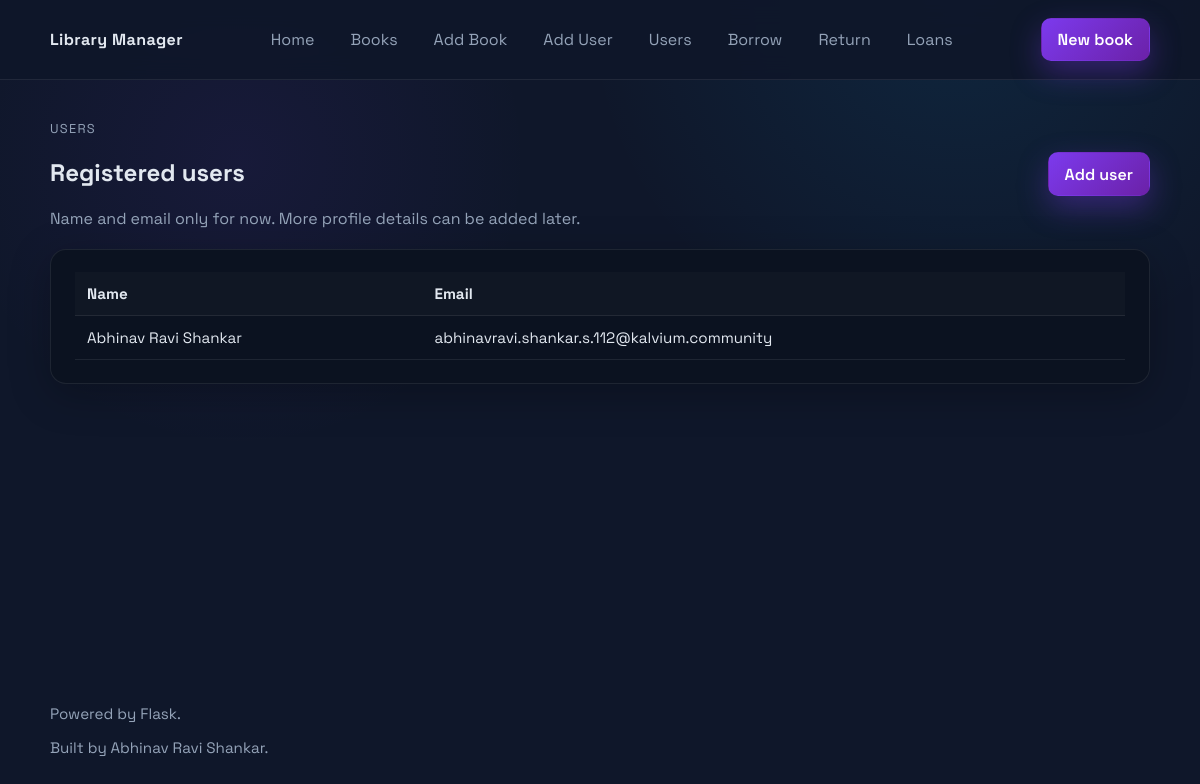
/users, run on an earlier commit of the app's database.
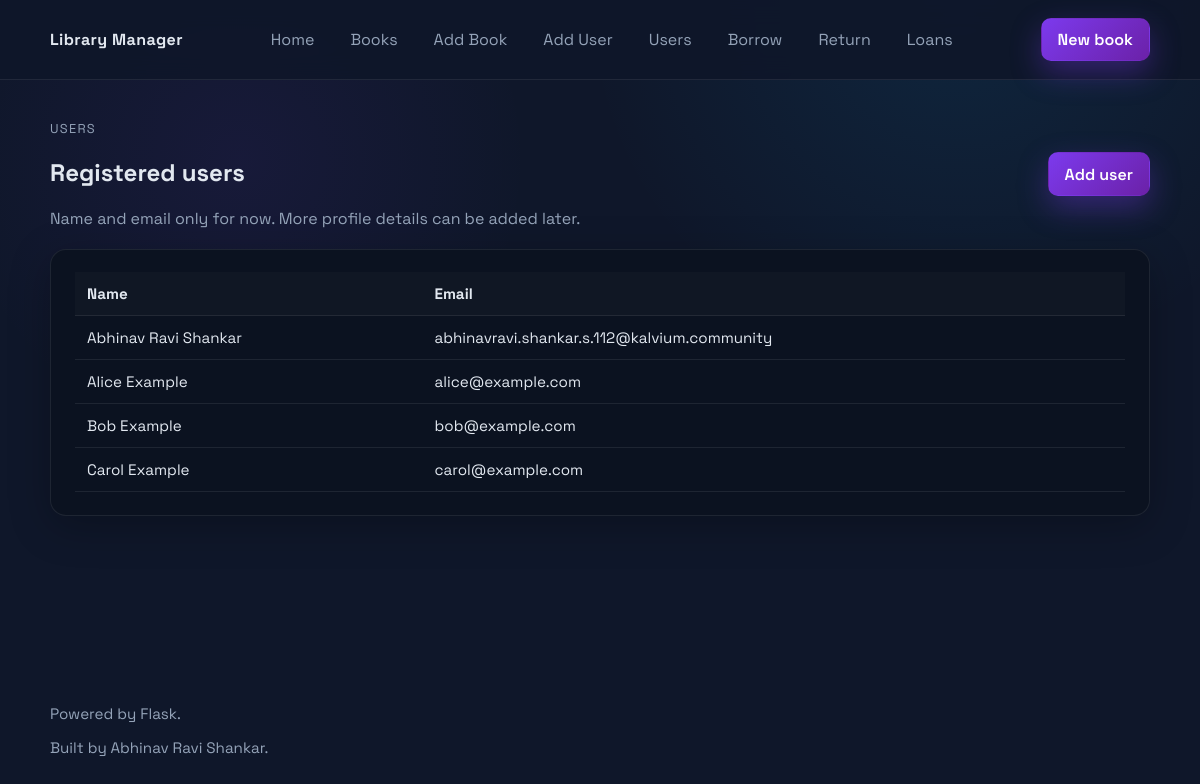
And on a later commit of the database.
### tables this page shows
CREATE TABLE users (
    id INTEGER PRIMARY KEY AUTOINCREMENT,
    name TEXT NOT NULL,
    email TEXT NOT NULL UNIQUE
);

### app.py (the view)
@app.route("/users")
def list_users():
    with get_db_connection() as conn:
        users = get_all_users(conn)
    return render_template("users.html", users=users)

### app.py (called while the page is built)
def get_db_connection():
    conn = sqlite3.connect(DB_PATH)
    conn.row_factory = sqlite3.Row
    return conn

def get_all_users(conn) -> list[sqlite3.Row]:
    return conn.execute(
        "SELECT id, name, email FROM users ORDER BY name COLLATE NOCASE ASC"
    ).fetchall()

### templates/users.html
{% extends "layout.html" %}
{% block content %}
<section class="page-heading">
    <div>
        <p class="eyebrow">Users</p>
        <h1>Registered users</h1>
        <p class="lede">Name and email only for now. More profile details can be added later.</p>
    </div>
    <a class="btn btn-primary" href="{{ url_for('add_user') }}">Add user</a>
</section>
<section class="card">
    {% if users %}
    <div class="table-wrap">
        <table class="data-table">
            <thead>
                <tr>
                    <th>Name</th>
                    <th>Email</th>
                </tr>
            </thead>
            <tbody>
                {% for user in users %}
                <tr>
                    <td>{{ user.name }}</td>
                    <td>{{ user.email }}</td>
                </tr>
                {% endfor %}
            </tbody>
        </table>
    </div>
    {% else %}
    <p class="muted">No users yet. <a href="{{ url_for('add_user') }}">Add one now</a>.</p>
    {% endif %}
</section>
{% endblock %}

What changed in the data, as far as the page shows it:
added users: name "Alice Example", email "alice@example.com"
added users: name "Bob Example", email "bob@example.com"
added users: name "Carol Example", email "carol@example.com"
